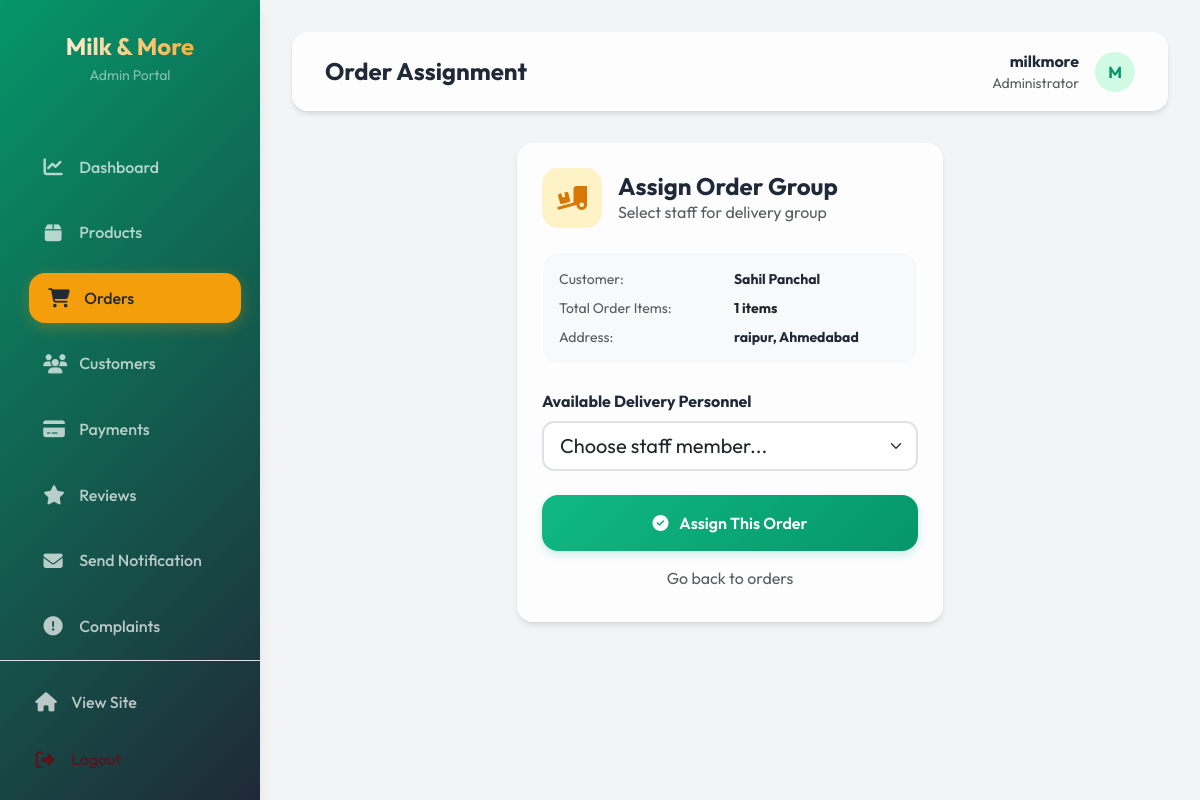
The app's page /admin-assign-order/24/ (signed in) with its own data.
### app/models.py (models this page shows, shortened)
class OrderPlaced(models.Model):
    user = models.ForeignKey(User,on_delete=models.CASCADE)
    customer = models.ForeignKey(Customer,on_delete=models.CASCADE)
    product = models.ForeignKey(Product,on_delete=models.CASCADE)
    quantity = models.PositiveIntegerField(default=1)
    size = models.CharField(max_length=50, default="500gm")
    price = models.FloatField(default=0.0)
    ordered_date =models.DateTimeField(auto_now_add=True)
    status = models.CharField(max_length=50,choices=STATUS_CHOICES,default='Pending')
    payment = models.ForeignKey(Payment,on_delete=models.CASCADE,default="")
    cust_id = models.PositiveSmallIntegerField()
    delivery_person = models.ForeignKey(DeliveryPerson, on_delete=models.SET_NULL, null=True, blank=True)
    delivery_notes = models.TextField(null=True, blank=True)
    delivery_otp = models.CharField(max_length=6, null=True, blank=True)

class Customer(models.Model):
    user = models.ForeignKey(User,on_delete=models.CASCADE)
    name = models.CharField(max_length=30)
    locality = models.CharField(max_length=300)
    city = models.CharField(max_length=50)
    mobile =models.IntegerField()
    zipcode = models.IntegerField()
    state = models.CharField(choices=STATE_CHOICES,max_length=50)

### app/views.py (the view, shortened to what this page needs)
# urls.py: path("admin-assign-order/<int:pk>/", admin_assign_order, name="admin-assign-order"),
@user_passes_test(is_admin)
def admin_assign_order(request, pk):
    order_instance = OrderPlaced.objects.get(pk=pk)
    delivery_persons = DeliveryPerson.objects.filter(is_active=True)
    if order_instance.payment:
        group_items = OrderPlaced.objects.filter(payment=order_instance.payment)
    else:
        group_items = OrderPlaced.objects.filter(id=pk)
    return render(request, 'admin_panel/assign_order.html', locals())

### app/context_processors.py (called while the page is built, shortened)
def regional_restriction(request):
    is_delivery = hasattr(request.user, 'deliveryperson')
    return {
        'is_in_ahmedabad': True, # Default to True for guests/staff to avoid blocking
        'has_any_address': False,
        'show_restricted_overlay': False
    }

### app/views.py (called while the page is built)
def is_admin(user):
    return user.is_superuser or user.is_staff

### Dairy-webapp-main/app/templates/admin_panel/assign_order.html (shortened to what this page needs)
{% extends 'admin_panel/base.html' %}
{% load static %}
{% block page_title %}Order Assignment{% endblock %}
{% block content %}
<div class="row justify-content-center">
    <div class="col-md-6">
        <div class="glass-card animate-fade-in">
            <div class="d-flex align-items-center gap-3 mb-4">
                <div class="stat-icon icon-gold">
                    <i class="fa-solid fa-truck-ramp-box"></i>
                </div>
                <div>
                    <h4 class="fw-bold mb-0">Assign Order Group</h4>
                    <p class="text-muted mb-0">Select staff for delivery group</p>
                </div>
            </div>
            <div class="p-3 bg-light rounded-4 mb-4 border border-white">
                <div class="row small g-2">
                    <div class="col-6 text-muted">Customer:</div>
                    <div class="col-6 fw-bold">{{ order_instance.customer.name }}</div>
                    <div class="col-6 text-muted">Total Order Items:</div>
                    <div class="col-6 fw-bold text-dark">{{ group_items|length }} items</div>
                    <div class="col-6 text-muted">Address:</div>
                    <div class="col-6 fw-bold">{{ order_instance.customer.locality }}, {{ order_instance.customer.city }}</div>
                </div>
            </div>
            <form action="" method="post">
                <div class="mb-4">
                    <label class="form-label fw-bold">Available Delivery Personnel</label>
                    <select name="delivery_person" class="form-select form-select-lg border-2"
                        style="border-radius: 12px;" required>
                        <option value="" selected disabled>Choose staff member...</option>
                    </select>
                </div>
                <div class="d-grid gap-2">
                    <button type="submit" class="btn btn-premium py-3">
                        <i class="fa-solid fa-check-circle me-2"></i> Assign This Order
                    </button>
                    <a href="{% url 'admin-orders' %}" class="btn btn-link text-muted text-decoration-none">
                        Go back to orders
                    </a>
                </div>
            </form>
        </div>
    </div>
</div>
{% endblock %}

### Dairy-webapp-main/app/templates/admin_panel/base.html (shortened to what this page needs)
{% load static %}
<!DOCTYPE html>
<html lang="en">
<head>
    <link rel="stylesheet" href="https://cdnjs.cloudflare.com/ajax/libs/font-awesome/6.4.0/css/all.min.css">
    <link href="https://cdn.jsdelivr.net/npm/bootstrap@5.3.0/dist/css/bootstrap.min.css" rel="stylesheet">
</head>
<body>
    <div class="sidebar">
        <div class="sidebar-header">
            <h3>Milk & More</h3>
            <p class="text-white-50 small mt-1">Admin Portal</p>
        </div>
        <div class="nav-links-wrapper">
            <ul class="nav-links" style="margin-top: 0;">
                <li class="nav-item">
                    <a href="{% url 'admin-dashboard' %}"
                        class="nav-link {% if request.resolver_match.url_name == 'admin-dashboard' %}active{% endif %}">
                        <i class="fa-solid fa-chart-line"></i> Dashboard
                    </a>
                </li>
                <li class="nav-item">
                    <a href="{% url 'admin-products' %}"
                        class="nav-link {% if 'product' in request.resolver_match.url_name %}active{% endif %}">
                        <i class="fa-solid fa-box"></i> Products
                    </a>
                </li>
                <li class="nav-item">
                    <a href="{% url 'admin-orders' %}"
                        class="nav-link {% if 'order' in request.resolver_match.url_name and 'delivery-person' not in request.resolver_match.url_name %}active{% endif %}">
                        <i class="fa-solid fa-cart-shopping"></i> Orders
                    </a>
                </li>
                <li class="nav-item">
                    <a href="{% url 'admin-customers' %}"
                        class="nav-link {% if 'customer' in request.resolver_match.url_name %}active{% endif %}">
                        <i class="fa-solid fa-users"></i> Customers
                    </a>
                </li>
                <li class="nav-item">
                    <a href="{% url 'admin-payments' %}"
                        class="nav-link {% if 'payment' in request.resolver_match.url_name %}active{% endif %}">
                        <i class="fa-solid fa-credit-card"></i> Payments
                    </a>
                </li>
                <li class="nav-item">
                    <a href="{% url 'admin-reviews' %}"
                        class="nav-link {% if 'review' in request.resolver_match.url_name %}active{% endif %}">
                        <i class="fa-solid fa-star"></i> Reviews
                    </a>
                </li>
                <li class="nav-item">
                    <a href="{% url 'admin-send-notification' %}"
                        class="nav-link {% if request.resolver_match.url_name == 'admin-send-notification' %}active{% endif %}">
                        <i class="fa-solid fa-envelope"></i> Send Notification
                    </a>
                </li>
                <li class="nav-item">
                    <a href="{% url 'admin-complaints' %}"
                        class="nav-link {% if 'complaint' in request.resolver_match.url_name %}active{% endif %}">
                        <i class="fa-solid fa-circle-exclamation"></i> Complaints
                    </a>
                </li>
                <li class="nav-item">
                </li>
            </ul>
        </div>
        <div class="sidebar-footer p-3 border-top border-white-25">
            <ul class="nav-links m-0">
                <li class="nav-item p-0">
                    <a href="{% url 'home' %}" class="nav-link">
                        <i class="fa-solid fa-house"></i> View Site
                    </a>
                </li>
                <li class="nav-item p-0 mt-2">
                    <a href="{% url 'logout' %}" class="nav-link text-danger-emphasis">
                        <i class="fa-solid fa-right-from-bracket"></i> Logout
                    </a>
                </li>
            </ul>
        </div>
    </div>
    <div class="main-content">
        <header class="top-header animate-fade-in">
            <div class="page-info">
                <h4 class="mb-0 fw-bold">{% block page_title %}Dashboard{% endblock %}</h4>
            </div>
            <div class="user-profile">
                <div class="text-end d-none d-md-block">
                    <p class="mb-0 fw-bold">{{ request.user.username }}</p>
                    <p class="mb-0 small text-muted">Administrator</p>
                </div>
                <div class="user-avatar text-uppercase">
                    {{ request.user.username|slice:":1" }}
                </div>
            </div>
        </header>
        <div class="animate-fade-in" style="animation-delay: 0.1s;">
            {% block content %}{% endblock %}
        </div>
    </div>
</body>
</html>

### Dairy-webapp-main/app/templates/admin_panel/base.html (style rules this page uses)
:root { --emerald: #10b981; --emerald-dark: #059669; --emerald-light: #d1fae5; --gold: #f59e0b; --gold-dark: #d97706; --dark: #1f2937; --light: #f9fafb; --white: #ffffff; --glass: rgba(255, 255, 255, 0.8); --shadow-sm: 0 1px 2px 0 rgba(0, 0, 0, 0.05); --shadow: 0 4px 6px -1px rgba(0, 0, 0, 0.1), 0 2px 4px -1px rgba(0, 0, 0, 0.06); --shadow-lg: 0 10px 15px -3px rgba(0, 0, 0, 0.1), 0 4px 6px -2px rgba(0, 0, 0, 0.05); --radius: 16px; }
body { font-family: 'Outfit', sans-serif; background-color: #f3f4f6; color: var(--dark); margin: 0; padding: 0; overflow-x: hidden; }
.sidebar { width: 260px; height: 100vh; position: fixed; left: 0; top: 0; background: linear-gradient(135deg, var(--emerald-dark), var(--dark)); color: white; transition: all 0.3s ease; z-index: 1000; box-shadow: var(--shadow-lg); display: flex; flex-direction: column; }
.sidebar-header { padding: 2rem 1.5rem; text-align: center; flex-shrink: 0; }
.nav-links-wrapper { flex-grow: 1; overflow-y: auto; padding-bottom: 2rem; }
.nav-links-wrapper { -ms-overflow-style: none; scrollbar-width: none; }
.sidebar-header h3 { font-weight: 700; font-size: 1.5rem; margin: 0; background: linear-gradient(to right, #fff, var(--gold)); -webkit-background-clip: text; background-clip: text; -webkit-text-fill-color: transparent; }
.nav-links { list-style: none; padding: 0; margin-top: 2rem; }
.nav-item { padding: 0.5rem 1.5rem; }
.nav-link { color: rgba(255, 255, 255, 0.7); text-decoration: none; display: flex; align-items: center; padding: 0.8rem 1.2rem; border-radius: var(--radius); transition: all 0.3s ease; font-weight: 500; }
.nav-link i { margin-right: 1rem; font-size: 1.2rem; width: 20px; text-align: center; }
.nav-link:hover, .nav-link.active { color: white; background: rgba(255, 255, 255, 0.1); transform: translateX(5px); }
.nav-link.active { background: var(--gold); color: var(--dark); box-shadow: 0 4px 15px rgba(245, 158, 11, 0.3); }
.main-content { margin-left: 260px; padding: 2rem; transition: all 0.3s ease; min-height: 100vh; }
.top-header { display: flex; justify-content: space-between; align-items: center; margin-bottom: 2rem; background: var(--glass); backdrop-filter: blur(10px); padding: 1rem 2rem; border-radius: var(--radius); box-shadow: var(--shadow); border: 1px solid rgba(255, 255, 255, 0.3); }
.user-profile { display: flex; align-items: center; gap: 1rem; }
.user-avatar { width: 40px; height: 40px; border-radius: 50%; background: var(--emerald-light); display: flex; align-items: center; justify-content: center; color: var(--emerald-dark); font-weight: 700; }
.glass-card { background: var(--glass); backdrop-filter: blur(10px); border-radius: var(--radius); padding: 1.5rem; border: 1px solid rgba(255, 255, 255, 0.3); box-shadow: var(--shadow); transition: all 0.3s ease; }
.stat-icon { width: 60px; height: 60px; border-radius: var(--radius); display: flex; align-items: center; justify-content: center; font-size: 1.5rem; }
.icon-gold { background: #fef3c7; color: var(--gold-dark); }
.btn-premium { background: linear-gradient(135deg, var(--emerald), var(--emerald-dark)); color: white; border: none; padding: 0.6rem 1.5rem; border-radius: var(--radius); font-weight: 600; transition: all 0.3s ease; box-shadow: 0 4px 10px rgba(16, 185, 129, 0.2); }
.animate-fade-in { animation: fadeIn 0.5s ease forwards; }

### records on screen
OrderPlaced: customer.name "Sahil Panchal", customer.locality "raipur", customer.city "Ahmedabad"

### other values on screen
{{ request.user.username }} "milkmore"
{{ request.user.username|slice:":1" }} "M"
{{ group_items|length }} "1"
